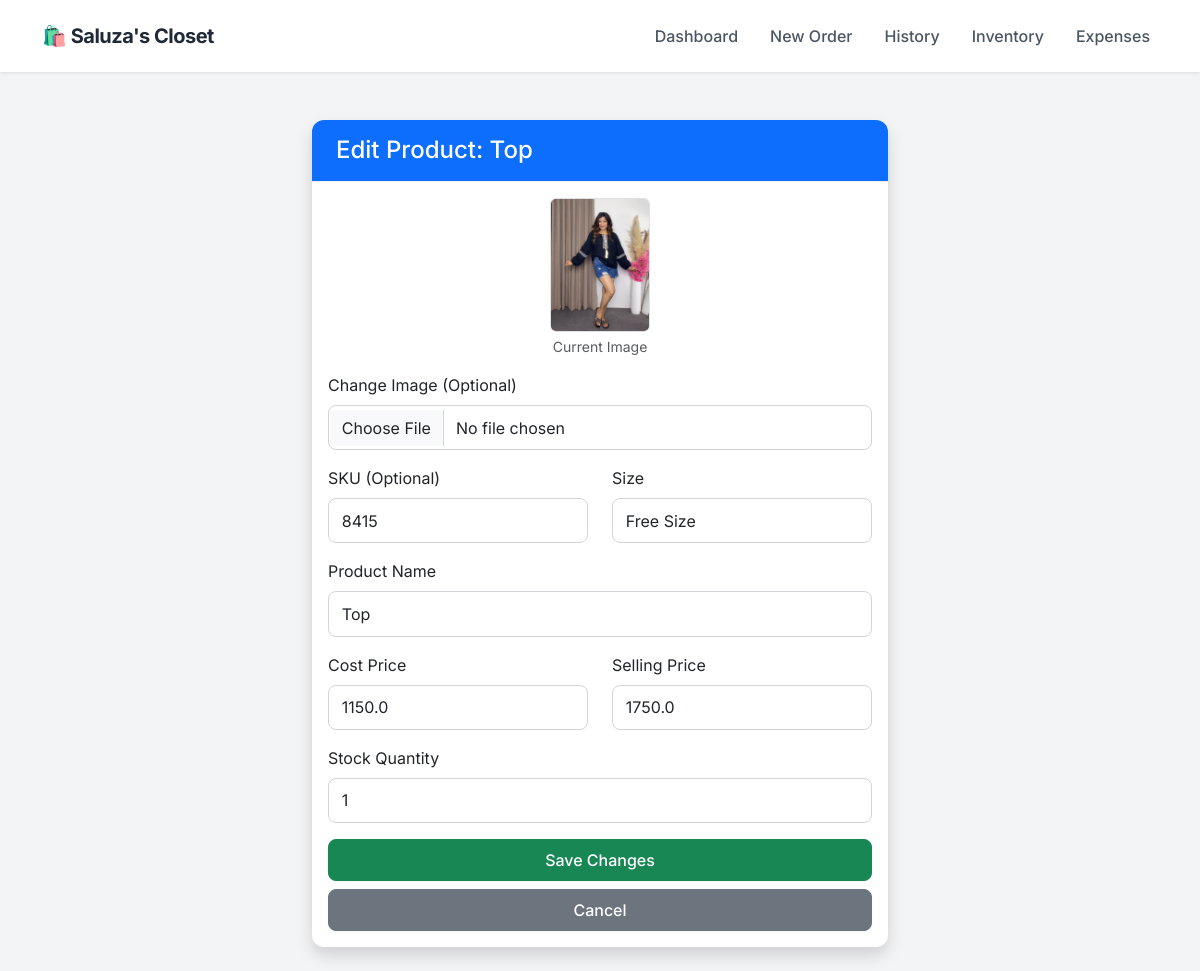
The app's page /edit_product/74, older data.
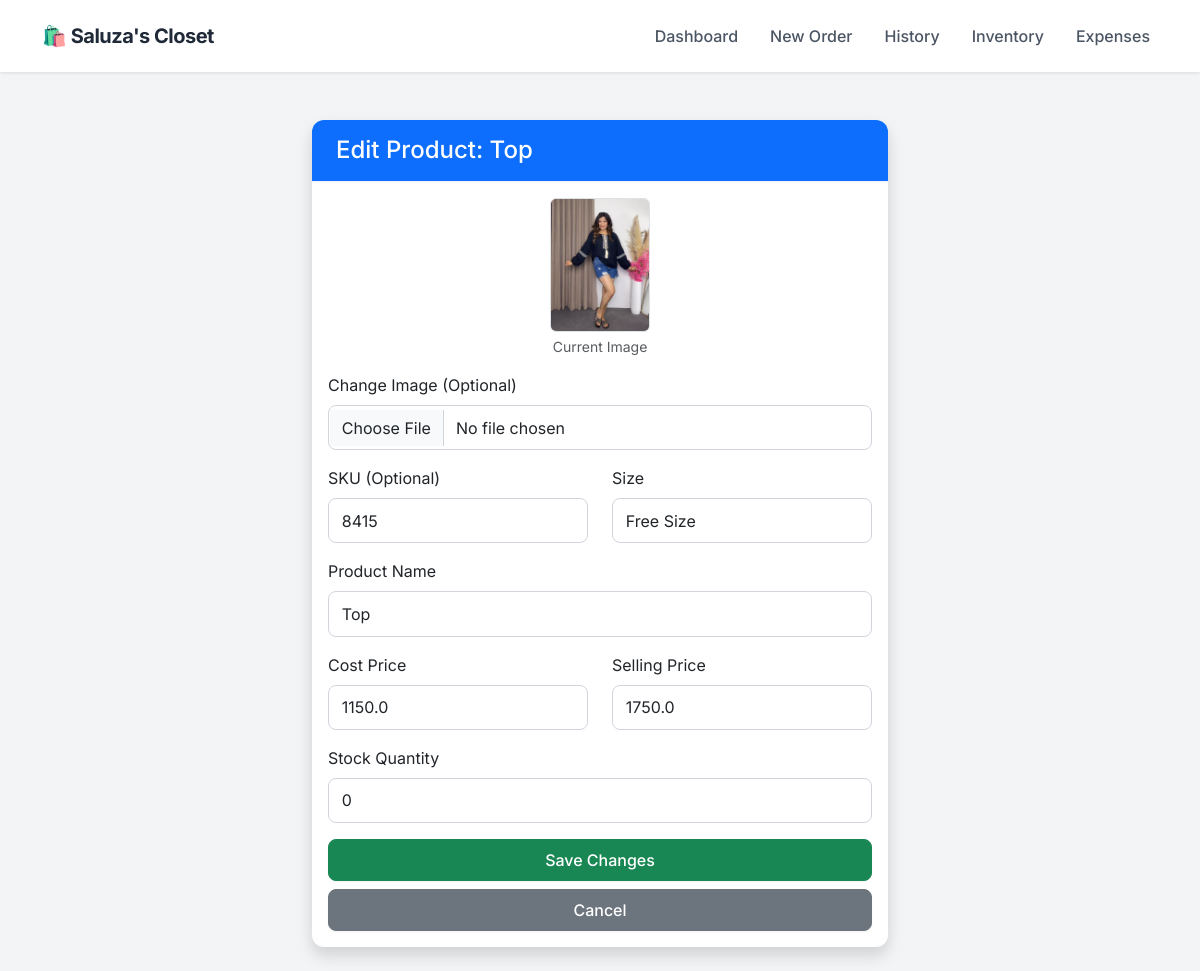
The same page, newer data.
### app.py (models this page shows)
class Product(db.Model):
    id = db.Column(db.Integer, primary_key=True)
    sku = db.Column(db.String(50), unique=True, nullable=True)
    name = db.Column(db.String(100), nullable=False)
    size = db.Column(db.String(10), nullable=False)
    cost_price = db.Column(db.Float, default=0.0)
    price = db.Column(db.Float, nullable=False)
    stock = db.Column(db.Integer, default=0)
    image = db.Column(db.String(100), nullable=True)

### app.py (the view, shortened to what this page needs)
@app.route('/edit_product/<int:id>', methods=['GET', 'POST'])
def edit_product(id):
    product = Product.query.get_or_404(id)
    return render_template('edit_product.html', p=product)

### templates/edit_product.html
{% extends "layout.html" %}
{% block content %}
<div class="container mt-4" style="max-width: 600px;">
    <div class="card shadow">
        <div class="card-header bg-primary text-white">
            <h4 class="mb-0">Edit Product: {{ p.name }}</h4>
        </div>
        <div class="card-body">
            <form method="POST" enctype="multipart/form-data">
                <div class="text-center mb-3">
                    {% if p.image %}
                    <img src="{{ url_for('static', filename='uploads/' + p.image) }}" width="100" class="rounded border">
                    <p class="small text-muted mt-1">Current Image</p>
                    {% endif %}
                </div>
                <div class="mb-3">
                    <label class="form-label">Change Image (Optional)</label>
                    <input type="file" name="image" class="form-control">
                </div>
                <div class="row mb-3">
                    <div class="col">
                        <label class="form-label">SKU (Optional)</label>
                        <input type="text" name="sku" class="form-control" value="{{ p.sku if p.sku else '' }}">
                    </div>
                    <div class="col">
                        <label class="form-label">Size</label>
                        <input type="text" name="size" class="form-control" value="{{ p.size }}" required>
                    </div>
                </div>
                <div class="mb-3">
                    <label class="form-label">Product Name</label>
                    <input type="text" name="name" class="form-control" value="{{ p.name }}" required>
                </div>
                <div class="row mb-3">
                    <div class="col">
                        <label class="form-label">Cost Price</label>
                        <input type="number" name="cost_price" class="form-control" step="0.01" value="{{ p.cost_price }}" required>
                    </div>
                    <div class="col">
                        <label class="form-label">Selling Price</label>
                        <input type="number" name="price" class="form-control" step="0.01" value="{{ p.price }}" required>
                    </div>
                </div>
                <div class="mb-3">
                    <label class="form-label">Stock Quantity</label>
                    <input type="number" name="stock" class="form-control" value="{{ p.stock }}" required>
                </div>
                <div class="d-grid gap-2">
                    <button type="submit" class="btn btn-success">Save Changes</button>
                    <a href="/inventory" class="btn btn-secondary">Cancel</a>
                </div>
            </form>
        </div>
    </div>
</div>
{% endblock %}

### templates/layout.html (shortened to what this page needs)
<!DOCTYPE html>
<html lang="en">
<head>
    <link href="https://cdn.jsdelivr.net/npm/bootstrap@5.3.0/dist/css/bootstrap.min.css" rel="stylesheet">
</head>
<body>
    <nav class="navbar navbar-expand-lg sticky-top">
        <div class="container">
            <a class="navbar-brand" href="/">
                🛍️ Saluza's Closet
            </a>
            <div class="collapse navbar-collapse" id="navbarNav">
                <ul class="navbar-nav ms-auto">
                    <li class="nav-item"><a class="nav-link" href="/">Dashboard</a></li>
                    <li class="nav-item"><a class="nav-link" href="/new_order">New Order</a></li>
                    <li class="nav-item"><a class="nav-link" href="/orders">History</a></li>
                    <li class="nav-item"><a class="nav-link" href="/inventory">Inventory</a></li>
                    <li class="nav-item"><a class="nav-link" href="/expenses">Expenses</a></li>
                </ul>
            </div>
        </div>
    </nav>
    <div class="container py-4">
        {% block content %}{% endblock %}
    </div>
</body>
</html>

### templates/layout.html (style rules this page uses)
:root { --primary-color: #2563eb; --bg-color: #f3f4f6; --text-dark: #1f2937; --card-shadow: 0 4px 6px -1px rgba(0, 0, 0, 0.1), 0 2px 4px -1px rgba(0, 0, 0, 0.06); }
body { font-family: 'Inter', sans-serif; background-color: var(--bg-color); color: var(--text-dark); }
.navbar { background-color: #ffffff; box-shadow: 0 1px 3px rgba(0,0,0,0.1); padding: 1rem 0; }
.navbar-brand { font-weight: 700; color: var(--text-dark) !important; font-size: 1.25rem; letter-spacing: -0.5px; }
.nav-link { color: #4b5563 !important; font-weight: 500; margin-left: 1rem; transition: color 0.2s; }
.card { border: none; border-radius: 12px; box-shadow: var(--card-shadow); background: #ffffff; transition: transform 0.2s; }
.card-header { background-color: #ffffff; border-bottom: 1px solid #f3f4f6; font-weight: 600; padding: 1rem 1.5rem; border-radius: 12px 12px 0 0 !important; }
.btn { border-radius: 8px; font-weight: 500; padding: 0.5rem 1rem; box-shadow: 0 1px 2px 0 rgba(0, 0, 0, 0.05); }
.form-control, .form-select { border-radius: 8px; border: 1px solid #d1d5db; padding: 0.6rem 0.8rem; }

Row changes from the older to the newer data that the page shows:
changed Product "Top": stock "1" → "0"
